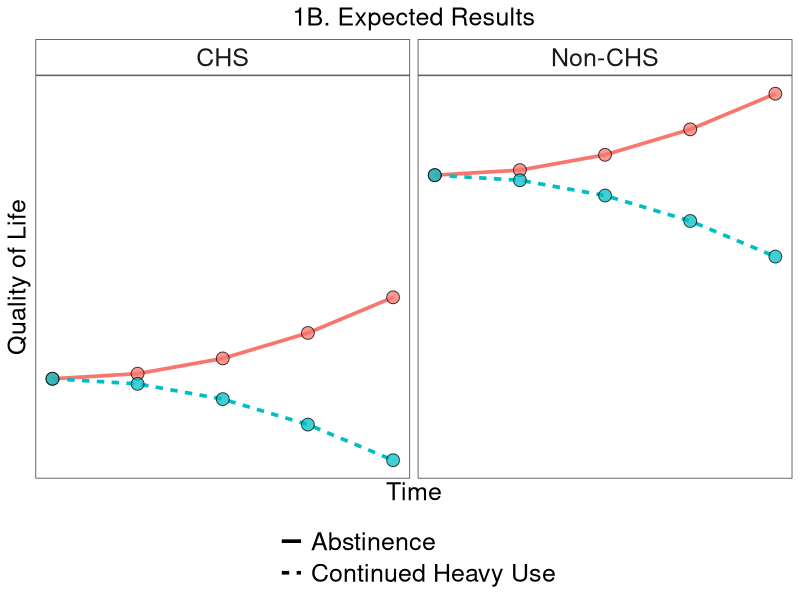

Source code (R):

# SA1A expected results --------------------------------------------------------


# load library -----------------------------------------------------------------
library(tidyverse)


# sample data ------------------------------------------------------------------
time_points <- seq(0, 10, length.out = 5)

abstinence <- time_points^2 * 0.02
heavy_use <- -time_points^2 * 0.02

data <- data.frame(
  Time = rep(time_points, 2),
  HRQOL = c(abstinence, heavy_use),
  Group = rep(c("Abstinence", "Continued Heavy Use"), each = length(time_points))
)

data2 <- data.frame(
  Time = rep(time_points, 2),
  HRQOL = c(abstinence, heavy_use) + 5,
  Group = rep(c("Abstinence", "Continued Heavy Use"), each = length(time_points))
)

data$type <- "CHS"
data2$type <- "Non-CHS"

data <- rbind(data, data2)


# plot -------------------------------------------------------------------------
ggplot(data, aes(x = Time, y = HRQOL, linetype = Group, color = Group, fill = Group)) +
  
  geom_line(size = 1.25) +
  
  geom_point(size = 4, alpha = 0.75, pch = 21, color = "black") +
  
  scale_y_continuous(name = "HRQOL", breaks = NULL) +
  
  scale_x_continuous(name = "Time", breaks = NULL) +
  theme_minimal() +
  
  theme(
    axis.text.y = element_blank(),
    axis.text.x = element_blank(),
    axis.ticks = element_blank(),
    legend.title = element_blank()
  ) +
  
  labs(
    title = "1B. Expected Results",
    linetype = ""
  ) +
  
  theme_bw() +
  
  theme(
    legend.position = "bottom",
    legend.text = element_text(size = 18),
    panel.grid.major = element_blank(),
    panel.grid.minor = element_blank(),
    axis.title = element_text(size = 18),
    plot.title = element_text(size = 18, hjust = 0.5),
    strip.text = element_text(size = 18),
    strip.background = element_rect(fill = NA)
  ) +
  
  scale_y_continuous(name = "Quality of Life", breaks = NULL) +
  
  guides(
    linetype = guide_legend(nrow=2, byrow=TRUE),
    color = "none",
    fill = "none"
  ) +
  
  facet_grid(~type)
